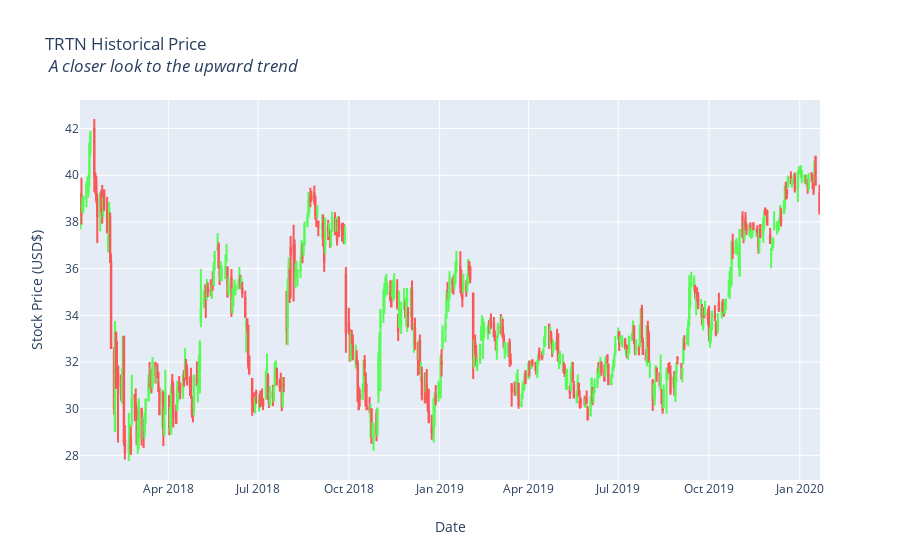

Notebook code cell kept with this figure:
### Code cell
dte_df['month_year'] = pd.to_datetime(dte_df['date']).dt.to_period('M')

# 2017 onwards
last_year = dte_df.loc[dte_df['date'].dt.year > 2017]
g = last_year.groupby(["date"])
monthly_averages = g.aggregate({"Open": np.mean, "High": np.mean, "Low": np.mean, "Close":np.mean})
monthly_averages.reset_index(level=0, inplace=True)

monthly_averages.dtypes


trace = go.Candlestick(x=monthly_averages['date'],
                       open=monthly_averages['Open'].values.tolist(),
                       high=monthly_averages['High'].values.tolist(),
                       low=monthly_averages['Low'].values.tolist(),
                       close=monthly_averages['Close'].values.tolist(),
                      increasing=dict(line=dict(color= '#58FA58')),
                decreasing=dict(line=dict(color= '#FA5858')))


layout = {
    'title': f'{ticker} Historical Price <br> <i>A closer look to the upward trend </i>',
    'xaxis': {'title': 'Date',
             'rangeslider': {'visible': False}},
    'yaxis': {'title': 'Stock Price (USD$)'}
}


data = [trace]

fig = go.Figure(data=data, layout=layout)
iplot(fig, filename='simple_ohlc')

### Figure 1 — Plotly figure (JSON) as saved in the notebook; plotly's stock layout.template omitted (floating-point values rounded to 4 significant figures; data arrays with more than 128 entries replaced by an {"elided": "..."} marker saying what was removed)
{"data": [{"close": {"elided": "516 float values"}, "decreasing": {"line": {"color": "#FA5858"}}, "high": {"elided": "516 float values"}, "increasing": {"line": {"color": "#58FA58"}}, "low": {"elided": "516 float values"}, "open": {"elided": "516 float values"}, "type": "candlestick", "x": {"elided": "516 str values"}}], "layout": {"title": {"text": "TRTN Historical Price <br> <i>A closer look to the upward trend </i>"}, "xaxis": {"rangeslider": {"visible": false}, "title": {"text": "Date"}}, "yaxis": {"title": {"text": "Stock Price (USD$)"}}}}
